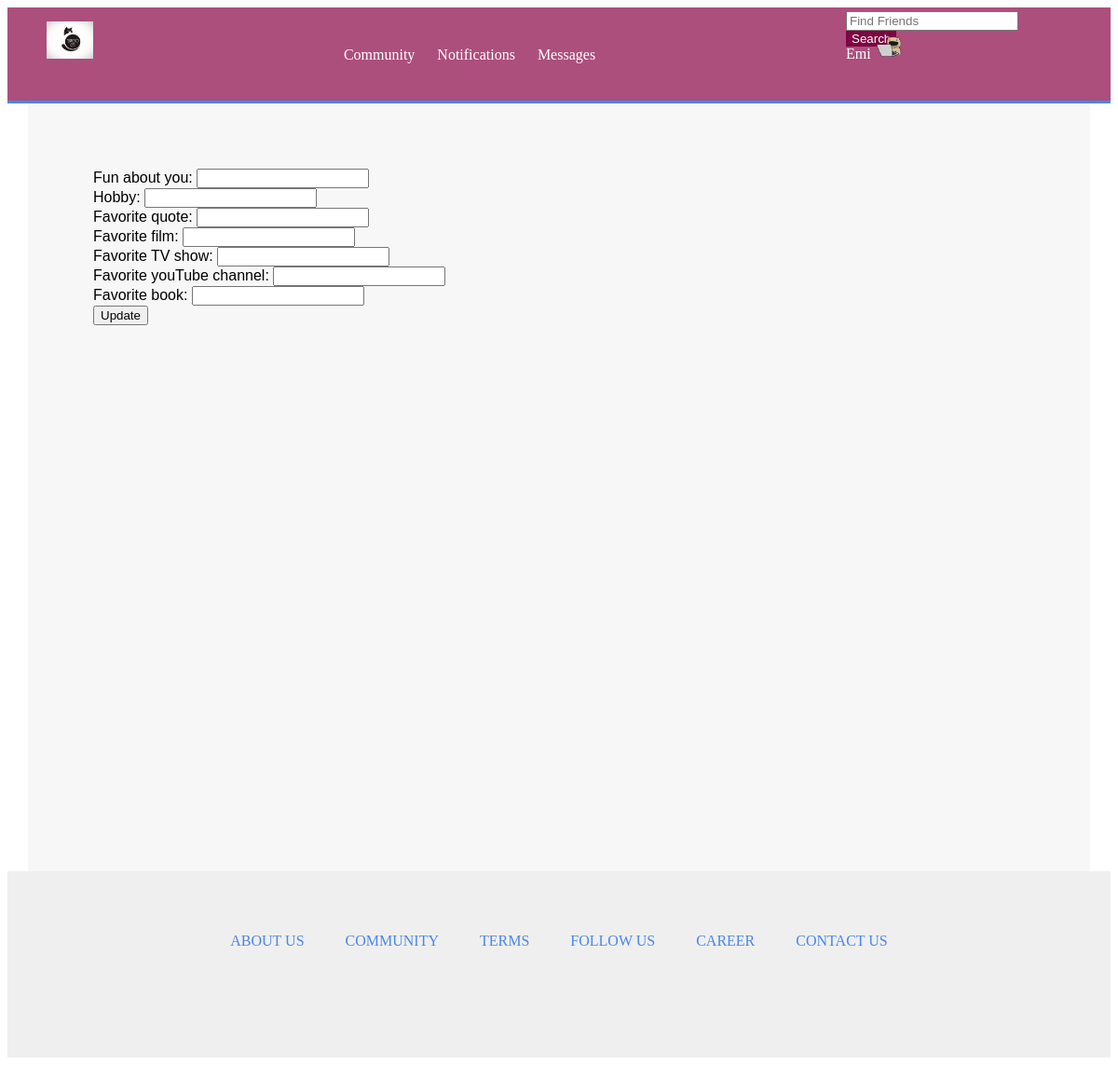
The page /week1/edit/funfact/ (signed in) on the database as committed earlier.
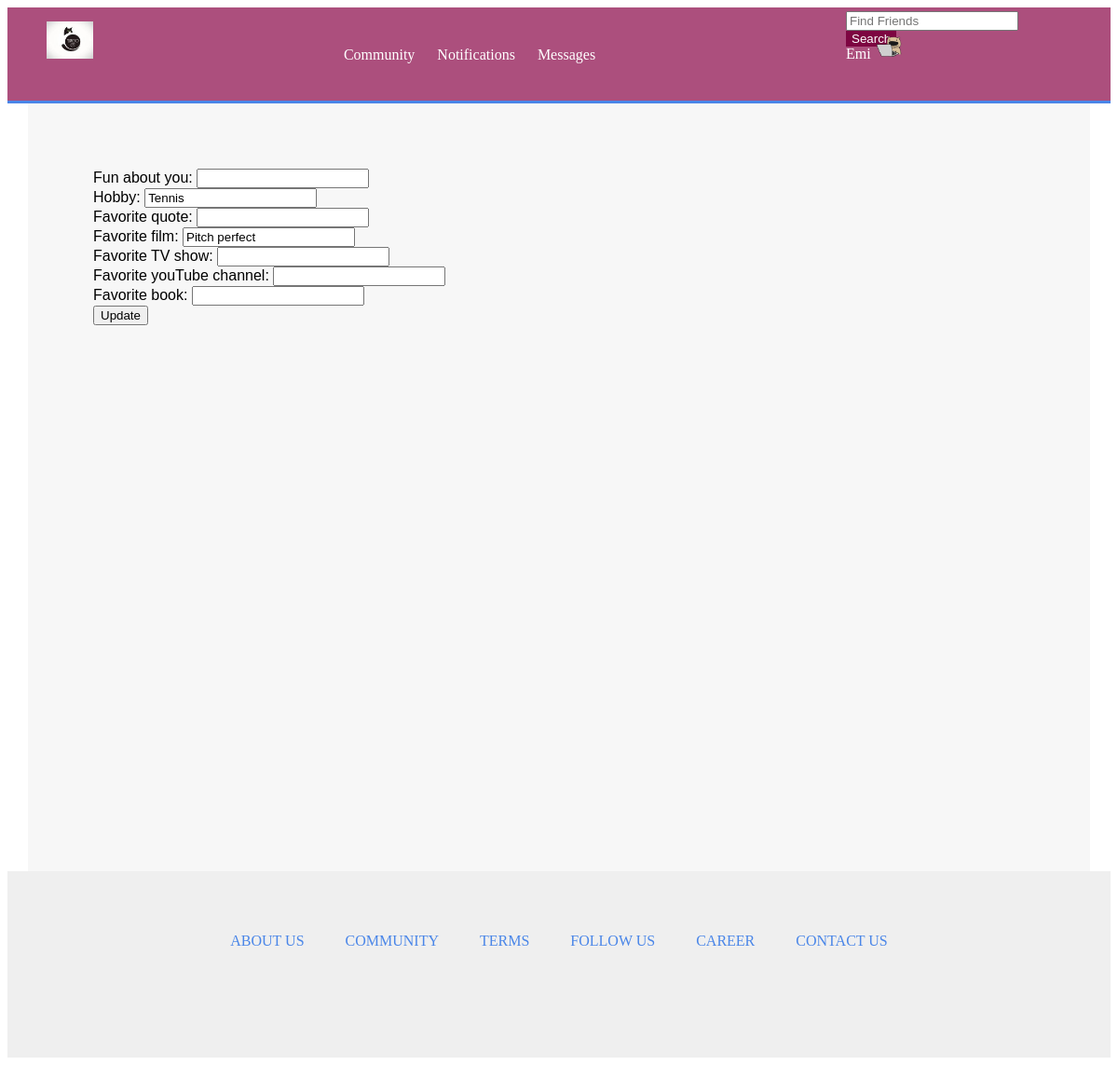
The same page on the database as committed later.
### week1/models.py (models this page shows)
class Profile(models.Model):
    user = models.ForeignKey(User)
    photo = models.ImageField(upload_to='photoimg/', null=True, blank=True)
    displayname = models.CharField(max_length=100, default='', blank=True)
    profession = models.CharField(max_length=200, default='', blank=False)
    worksAt = models.CharField(max_length=100, default='', blank=True)
    city = models.CharField(max_length=100, default='', blank=True)
    education = models.CharField(max_length=200, default='', blank=True)
    birthdate = models.DateTimeField(max_length=100, null=True, blank=True)
    language = models.CharField(max_length=100, default='', blank=True)
    describe = models.CharField(max_length=500, default='', blank=True)
    skill1 = models.CharField(max_length=200, default='', blank=True)
    skill2 = models.CharField(max_length=200, default='', blank=True)
    skill3 = models.CharField(max_length=200, default='', blank=True)
    skill4 = models.CharField(max_length=200, default='', blank=True)
    skill5 = models.CharField(max_length=200, default='', blank=True)
    skill6 = models.CharField(max_length=200, default='', blank=True)
    skill7 = models.CharField(max_length=200, default='', blank=True)
    skill8 = models.CharField(max_length=200, default='', blank=True)
    skill9 = models.CharField(max_length=200, default='', blank=True)
    skill10 = models.CharField(max_length=200,default='', blank=True)
    showcase1 = models.ImageField(upload_to='photoimg/', null=True, blank=True)
    describe1 = models.CharField(max_length=200, default='', blank=True)
    funaboutyou = models.CharField(max_length=200, default='', blank=True)
    fQuote = models.CharField(max_length=200, default='', blank=True)
    fFilm = models.CharField(max_length=200, default='', blank=True)
    fTV = models.CharField(max_length=200, default='', blank=True)
    fYoutube = models.CharField(max_length=200, default='', blank=True)
    fBook = models.CharField(max_length=200, default='', blank=True)
    bookNow = models.CharField(max_length=200, default='', blank=True)
    filmNow = models.CharField(max_length=200, default='', blank=True)
    TVNow = models.CharField(max_length=200, default='', blank=True)
    hobby = models.CharField(max_length=200, default='', blank=True)
    cities = models.CharField(max_length=200, default='', blank=True)

### week1/views.py (the view)
@csrf_protect
@login_required
def home_edit_funfact(request):
    currentuser = User.objects.get(id=request.user.id, username=request.user.username)
    num_result = Profile.objects.filter(user=currentuser).count()
    if request.method == "POST":
        form = Funfact(request.POST)
        if form.is_valid():
            funaboutyou = form.cleaned_data["funaboutyou"]
            hobby = form.cleaned_data["hobby"]
            fQuote = form.cleaned_data["fQuote"]
            fFilm = form.cleaned_data["fFilm"]
            fTV = form.cleaned_data["fTV"]
            fYoutube = form.cleaned_data["fYoutube"]
            fBook = form.cleaned_data["fBook"]
            if num_result == 0:
                p = Profile.objects.create(user=currentuser, funaboutyou=funaboutyou, hobby=hobby, fQuote=fQuote, fFilmn=fFilm, fTV=fTV, fYoutube=fYoutube, fBook=fBook)
                p.save()
            else:
                p = Profile.objects.get(user=currentuser)
                p.funaboutyou = funaboutyou
                p.hobby = hobby
                p.fQuote = fQuote
                p.fFilm = fFilm
                p.fTV = fTV
                p.fYoutube = fYoutube
                p.fBook = fBook
                p.save()
            profile = Profile.objects.get(user=currentuser)
            return HttpResponseRedirect('/week1/home/')
    else:
        form = Funfact()
        if num_result == 0:
            p = Profile.objects.create(user=currentuser)
            p.save()
    usersprofile = Profile.objects.get(user=currentuser)
    return render(request, 'week1/homeedit_funfact.html', {'profile':usersprofile, 'form':form})

### week1/forms.py
class Funfact(forms.Form):
    funaboutyou = forms.CharField(max_length=200, required=False)
    hobby = forms.CharField(max_length=200, required=False)
    fQuote = forms.CharField(max_length=200, required=False)
    fFilm = forms.CharField(max_length=200, required=False)
    fTV = forms.CharField(max_length=200, required=False)
    fYoutube= forms.CharField(max_length=200, required=False)
    fBook= forms.CharField(max_length=200, required=False)

### week1/templates/week1/homeedit_funfact.html (shortened to what this page needs)
{% extends 'week1/basehome.html'%}
{% block content %}
<div id="home-edit">
    <form action="" class="" method="POST" enctype="multipart/form-data">{% csrf_token %}
        Fun about you: <input type='text' name='funaboutyou' value='{{ profile.funaboutyou }}'><br/>
        Hobby: <input type='text' name='hobby' value='{{ profile.hobby }}'><br/>
        Favorite quote: <input type='text' name='fQuote' value='{{ profile.fQuote }}'><br/>
        Favorite film: <input type='text' name='fFilm' value='{{ profile.fFilm }}'><br/>
        Favorite TV show: <input type='text' name='fTV' value='{{ profile.fTV }}'><br/>
        Favorite youTube channel: <input type='text' name='fYoutube' value='{{ profile.fYoutube }}'><br/>
        Favorite book: <input type='text' name='fBook' value='{{ profile.fBook }}'><br/>
        <input type="submit" value="Update" align="center" />
    </form>
</div>
{% endblock %}

### week1/templates/week1/basehome.html (shortened to what this page needs)
{% load staticfiles %}
<html>
<head>
</head>
<body>
<link rel='stylesheet' type='text/css' href="{% static 'week1/style.css' %}">
<div id="header-wrapper">
    <div id='header'>
           <div id="logo">
              <img src="{% static 'week1/templogo.jpeg'%}" width="50px">
           </div>
	   <div id='header-menus'>
	      <a href="{% url 'week1:community' %}">Community</a>
	      <a href="{% url 'week1:notification' %}">Notifications</a>
	      <a href="{% url 'week1:messages' %}">Messages</a>
	   </div>
	   <div id='header-right'>
		<div id='header-top'>
		     <form method="GET" action="" >
		     <input type="text" id="searchBox" name='search_query' placeholder="Find Friends">
		     <input type="submit" class="btn" value="Search" >
		     </form>
		</div>
		<div id='header-down'>
			{% if profile.photo %}
			<a href="{% url 'week1:home' %}">{{user.first_name}}</a>
			<img src="{{ profile.photo.url }}">
			{% else %}
			<a href="{% url 'week1:home' %}">{{user.first_name}}</a>
			<img src="{% static 'images/profileimage.png'%}">
			{% endif %}
		</div>
	   </div>
    </div>
</div>
<div id="body-home">
{% block content %}
{% endblock %}
</div>
<div id='footer-wrapper'>
    <div id='footer'>
	 <a href="{% url 'week1:about' %}">ABOUT US</a>
	 <a href="{% url 'week1:about' %}">COMMUNITY</a>
	 <a href="{% url 'week1:about' %}">TERMS</a>
	 <a href="{% url 'week1:about' %}">FOLLOW US</a>
	 <a href="{% url 'week1:about' %}">CAREER</a>
	 <a href="{% url 'week1:about' %}">CONTACT US</a>
    </div>
</div>
</body>
</html>

Rows that differ between the two databases and show on the page:
changed Profile: hobby (not shown) → "Tennis"; fFilm (not shown) → "Pitch perfect"
